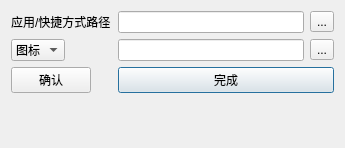
<?xml version="1.0" encoding="UTF-8"?>
<ui version="4.0">
 <class>Dialog_AddApp</class>
 <widget class="QDialog" name="Dialog_AddApp">
  <property name="geometry">
   <rect>
    <x>0</x>
    <y>0</y>
    <width>345</width>
    <height>148</height>
   </rect>
  </property>
  <property name="sizePolicy">
   <sizepolicy hsizetype="Fixed" vsizetype="Fixed">
    <horstretch>0</horstretch>
    <verstretch>0</verstretch>
   </sizepolicy>
  </property>
  <property name="acceptDrops">
   <bool>true</bool>
  </property>
  <property name="windowTitle">
   <string>Dialog</string>
  </property>
  <layout class="QFormLayout" name="formLayout">
   <item row="1" column="1">
    <layout class="QHBoxLayout" name="horizontalLayout">
     <item>
      <widget class="QLineEdit" name="tag_le">
       <property name="text">
        <string/>
       </property>
      </widget>
     </item>
     <item>
      <widget class="QToolButton" name="tag_tb">
       <property name="text">
        <string>...</string>
       </property>
      </widget>
     </item>
    </layout>
   </item>
   <item row="0" column="0">
    <widget class="QLabel" name="path_l">
     <property name="text">
      <string>应用/快捷方式路径</string>
     </property>
    </widget>
   </item>
   <item row="0" column="1">
    <layout class="QHBoxLayout" name="horizontalLayout_2">
     <item>
      <widget class="QLineEdit" name="path_le"/>
     </item>
     <item>
      <widget class="QToolButton" name="path_tb">
       <property name="text">
        <string>...</string>
       </property>
      </widget>
     </item>
    </layout>
   </item>
   <item row="2" column="1">
    <widget class="QPushButton" name="cancel_pb">
     <property name="text">
      <string>完成</string>
     </property>
    </widget>
   </item>
   <item row="2" column="0">
    <widget class="QPushButton" name="ok_pb">
     <property name="text">
      <string>确认</string>
     </property>
    </widget>
   </item>
   <item row="1" column="0">
    <widget class="QComboBox" name="type_cbb">
     <item>
      <property name="text">
       <string>图标</string>
      </property>
     </item>
     <item>
      <property name="text">
       <string>名称</string>
      </property>
     </item>
    </widget>
   </item>
  </layout>
 </widget>
 <resources/>
 <connections/>
</ui>
